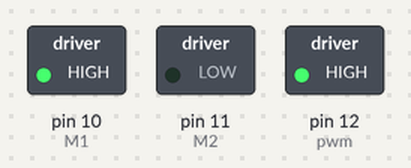
Bench run of a sketch on a simulated Arduino Uno, built with avr-gcc and run on an emulated ATmega328P. Shown: switched loads named in the sketch (green lamp = pin HIGH).

Above: at 0.1 s.
Timing chart, 0 to 1.6 s (numbered marks = the images above):
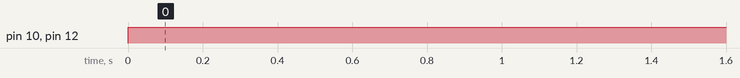

Measured:
- by itself, pin 10 (M1), pin 12 (pwm): LOW → HIGH at 0.00 s

The sketch:

lesson_5_pwm_motor.ino
```cpp
int M1 = 10;
int M2 = 11;
int pwm = 12;
void setup() {

pinMode (M1,OUTPUT);
pinMode (M2,OUTPUT);
pinMode (pwm,OUTPUT);

}

void loop() {
  digitalWrite(M1,1);
  digitalWrite(M2,0);
  analogWrite(pwm,155);
}
```
